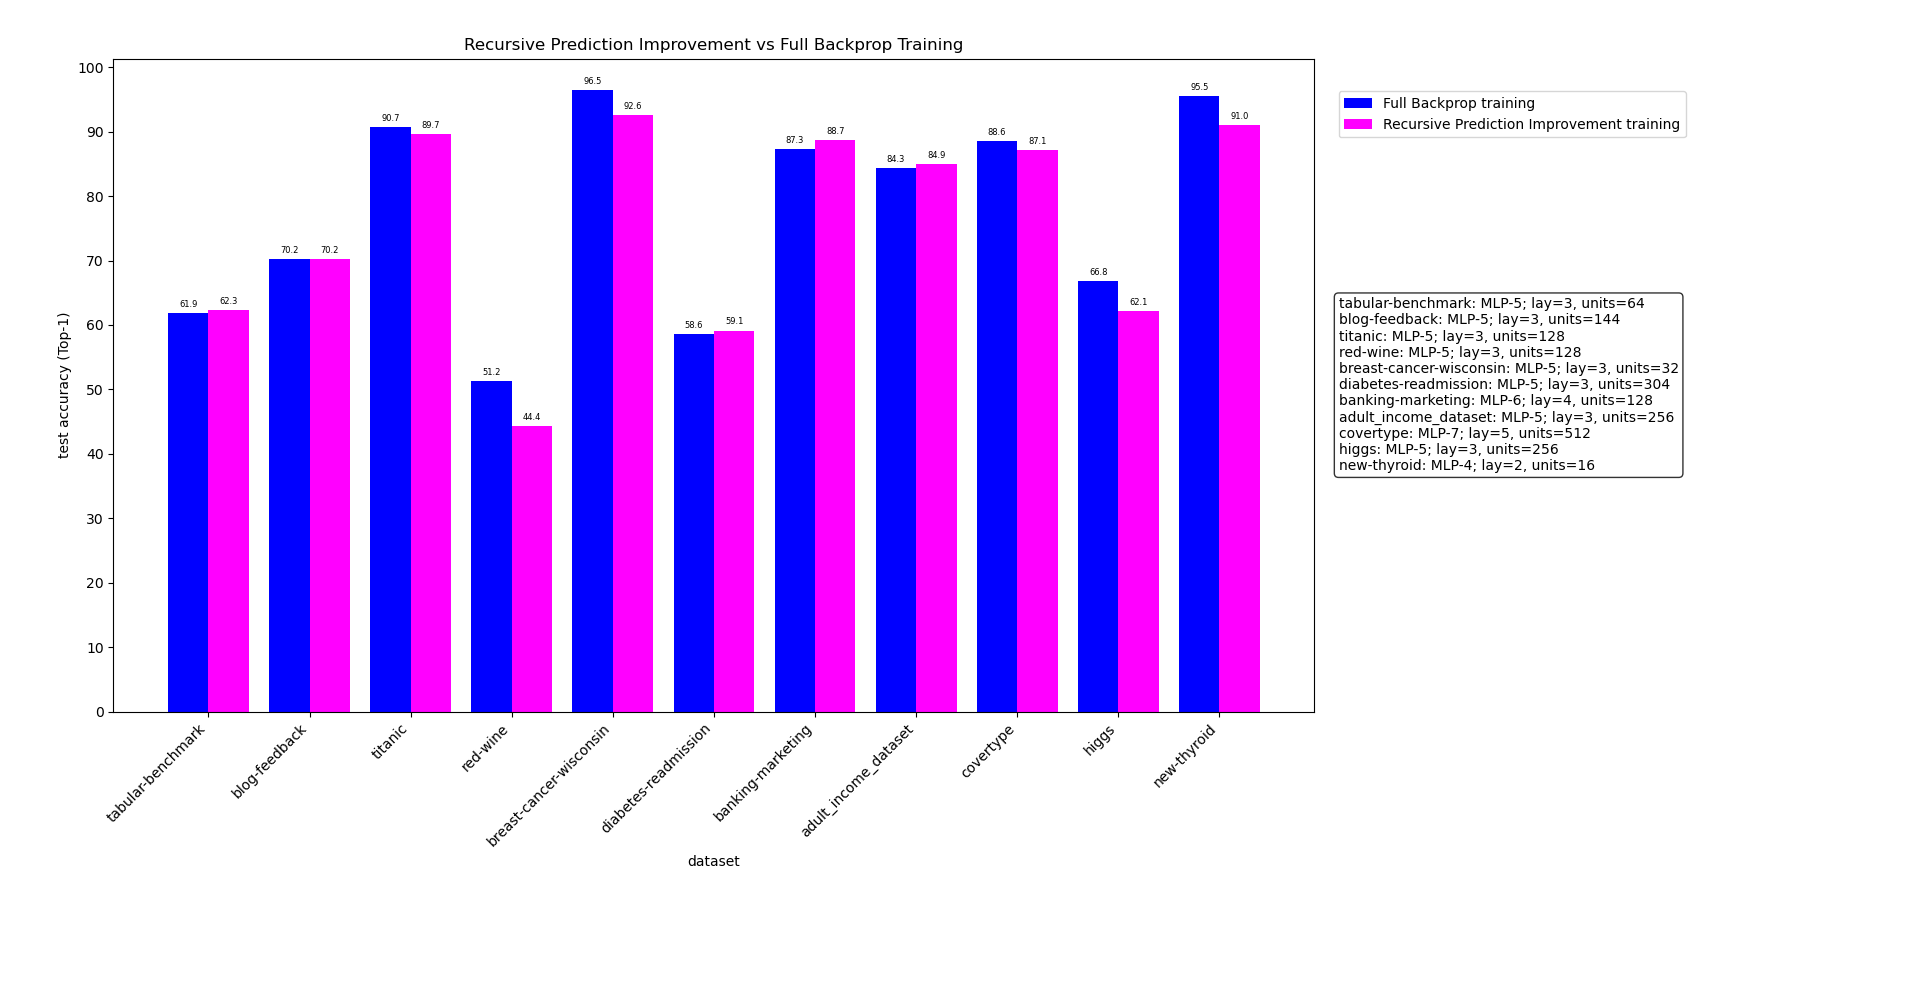

Generate this figure with Python:
import matplotlib.pyplot as plt
import numpy as np

def subset(arr, subsetMask):
	arr = np.array(arr)[np.array(subsetMask)]
	return arr
	
graphedDatasets = [False, False, True, True, True, True, True, True, True, True, True, True, True] 	#tested datasets

y1_values = [0.0, 0.0, 61.88, 70.22, 90.69, 51.25, 96.48, 58.59, 87.34, 84.35, 88.57, 66.85, 95.45]
y2_values = [0.0, 0.0, 62.26, 70.19, 89.68, 44.37, 92.58, 59.12, 88.66, 84.93, 87.12, 62.11, 90.99]	
#covertype with trainNumberOfEpochsHigh=False

group_labels = ["CIFAR-10 Resnet-18", "CIFAR-10 Conv-9", "tabular-benchmark", "blog-feedback", "titanic", "red-wine", "breast-cancer-wisconsin", "diabetes-readmission", "banking-marketing", "adult_income_dataset", "covertype", "higgs", "new-thyroid"]

group_descriptions = [
	"CIFAR-10: Resnet-18; lay=16, units<=65536 (ch*pix)\n                lin lay=1, units=512",
	"CIFAR-10: Conv-9; lay=6, units=12288 (ch*pix)\n                lin lay=2, units=1024",
	"tabular-benchmark: MLP-5; lay=3, units=64",
	"blog-feedback: MLP-5; lay=3, units=144",
	"titanic: MLP-5; lay=3, units=128",
	"red-wine: MLP-5; lay=3, units=128",
	"breast-cancer-wisconsin: MLP-5; lay=3, units=32",
	"diabetes-readmission: MLP-5; lay=3, units=304",
	"banking-marketing: MLP-6; lay=4, units=128",
	"adult_income_dataset: MLP-5; lay=3, units=256",
	"covertype: MLP-7; lay=5, units=512",
	"higgs: MLP-5; lay=3, units=256",
	"new-thyroid: MLP-4; lay=2, units=16",
]

# Convert to arrays
x = np.arange(len(subset(y1_values, graphedDatasets)))
y1 = np.array(subset(y1_values, graphedDatasets))
y2 = np.array(subset(y2_values, graphedDatasets))
width = 0.4

# Create figure and axes
fig, ax = plt.subplots(figsize=(12, 6))

# Plot bars
b1 = ax.bar(x, y1, width=width, color='blue', label='Full Backprop training')
b2 = ax.bar(x + width, y2, width=width, color='magenta', label='Recursive Prediction Improvement training')

# Annotate bars
ax.bar_label(b1, fmt='%.1f', padding=3, fontsize=6)
ax.bar_label(b2, fmt='%.1f', padding=3, fontsize=6)

# X-axis group labels
ax.set_xticks(x + width/2)
ax.set_xticklabels(subset(group_labels, graphedDatasets), rotation=45, ha='right', fontsize=10)

# Minor ticks
#ax.minorticks_on()
#ax.xaxis.set_minor_locator(plt.MultipleLocator(0.1))
ax.set_yticks(np.arange(0, 100+0.1, 10.0))

# Labels and title
ax.set_xlabel("dataset")
ax.set_ylabel("test accuracy (Top-1)")
ax.set_title("Recursive Prediction Improvement vs Full Backprop Training")

# Legend of series, moved to the right above the set descriptions
ax.legend(loc='upper left', bbox_to_anchor=(1.02, 0.95), borderaxespad=0.)

# Adjust layout to make room for both legends and description key on the right
fig.subplots_adjust(right=0.8)

# Add descriptive key box on the right
props = dict(boxstyle='round', facecolor='white', alpha=0.8)
key_text = "\n".join(subset(group_descriptions, graphedDatasets))
ax.text(1.02, 0.5, key_text, transform=ax.transAxes, fontsize=10, verticalalignment='center', bbox=props)

plt.tight_layout()
plt.show()
